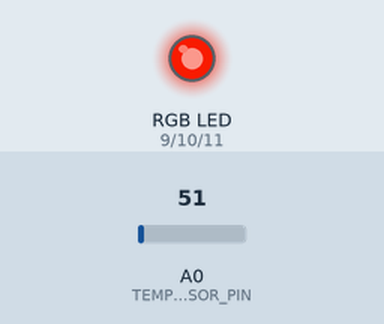
This sketch was run on a simulated Arduino Uno, built with avr-gcc and run on an emulated ATmega328P. Shown: an RGB LED mixed from three pins (HIGH = lit). The test bench sets the inputs (shaded band); at power-on: A0 (TEMP_SENSOR_PIN) = 51. Dim RGB values are drawn brighter than linear.

Above: at 1.2 s.
1.3 s: A0 (TEMP_SENSOR_PIN) set to 163
At 2.5 s:
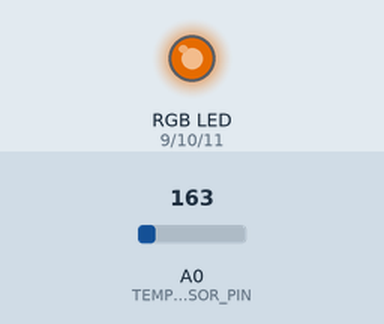
Timing chart, 0 to 4.3 s (numbered marks = the images above; inputs shaded):
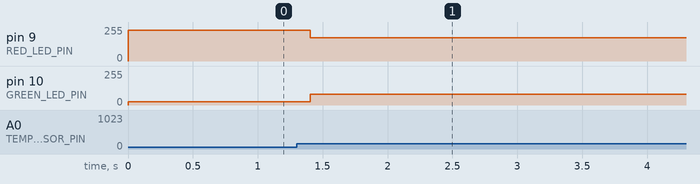

Measured:
- after the input at 1.3 s, pin 9 (RED_LED_PIN): 230/255 → 174/255 after 0.10 s; pin 10 (GREEN_LED_PIN): 25/255 → 81/255 after 0.10 s

The sketch:

templed.ino
```cpp
#define RED_LED_PIN 9
#define GREEN_LED_PIN 10
#define BLUE_LED_PIN 11
#define TEMP_SENSOR_PIN 0

// constrain(input_value, low_bound, high_bound);
// map(input_value, from_low_bound, from_high_bound, to_low_bound, to_high_bound);

int constrainLEDColor(int value);

void setup() {

}

void loop() {
    // read in softpot value
    int tempValue = analogRead(TEMP_SENSOR_PIN);

    // set each led pin to x/255
    int redMap = map(tempValue, 0, 512, 255, 0);
    int greenMap = map(tempValue, 0, 512, 0, 255);
    int blueMap = map(tempValue, 512, 1023, 0, 255);

    // write led values to led
    analogWrite(RED_LED_PIN, constrainLEDColor(redMap));
    analogWrite(GREEN_LED_PIN, constrainLEDColor(greenMap));
    analogWrite(BLUE_LED_PIN, constrainLEDColor(blueMap));

    delay(200);
}

int constrainLEDColor(int value) {
    return constrain(value, 0, 255);
}
```
